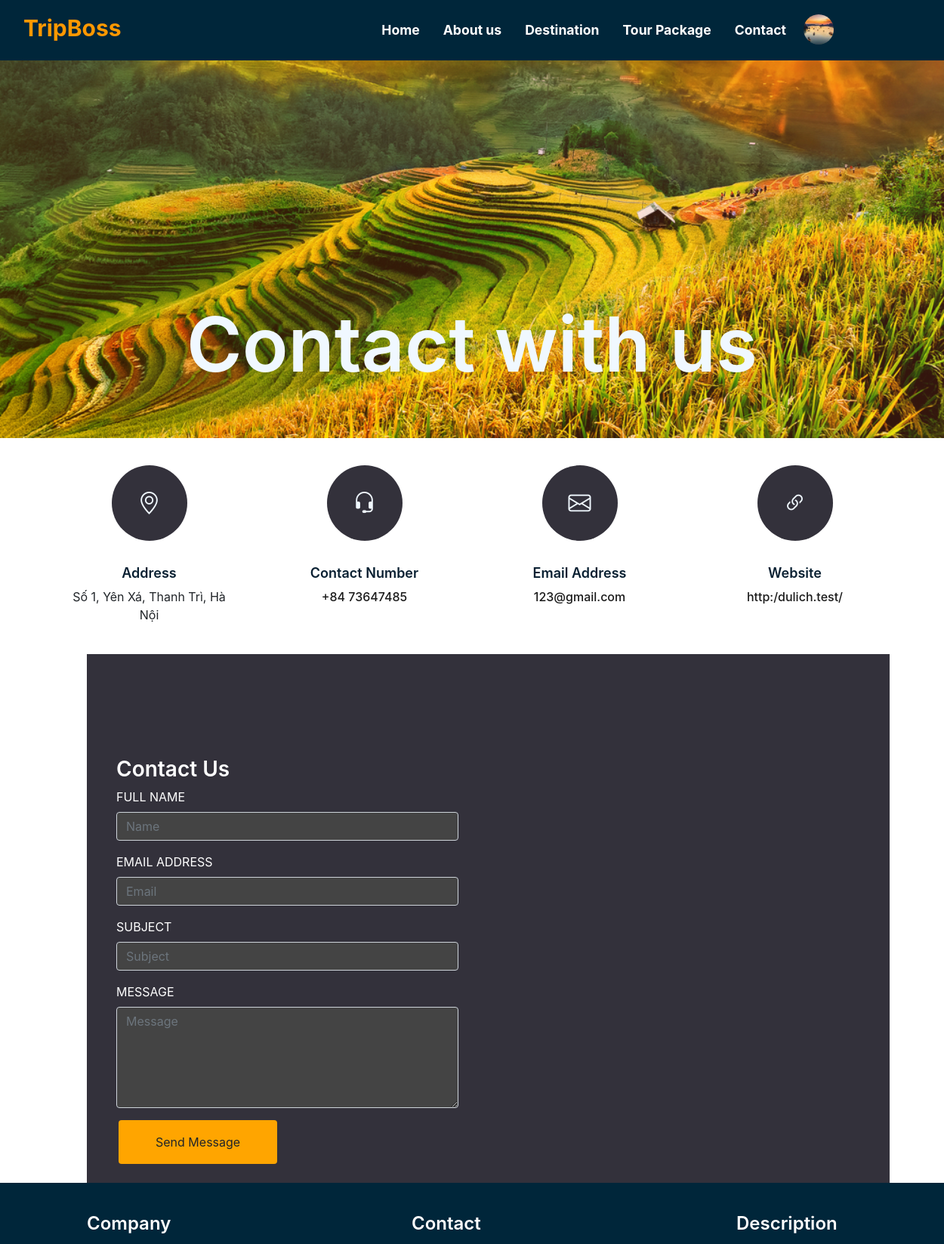
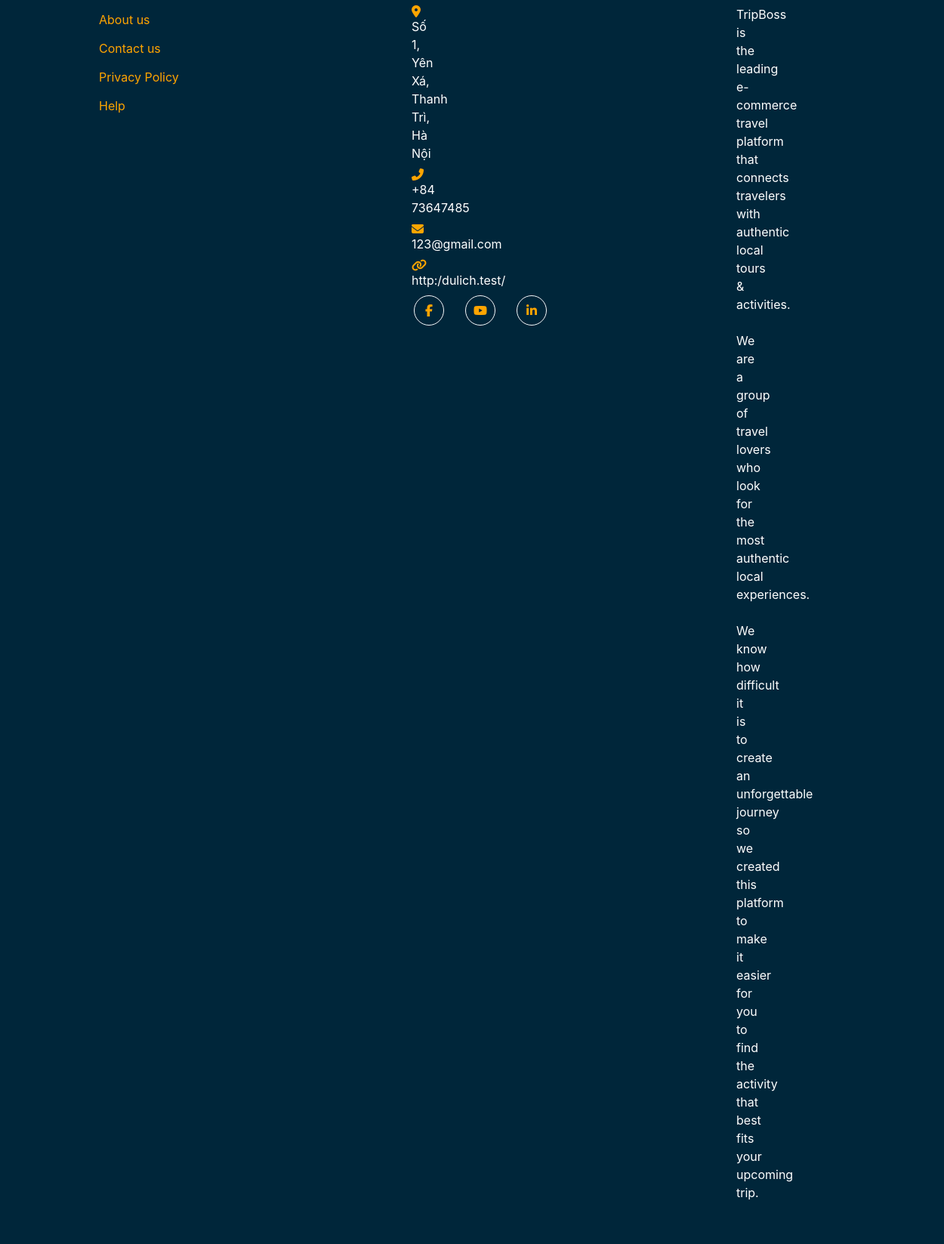
Screenshot of /pages/contact.php (signed in) with the database file from the repository (2 pictures, top to bottom).
### tables this page shows
CREATE TABLE `settings` (
  `id` int NOT NULL,
  `setting_key` varchar(255) NOT NULL,
  `setting_value` text NOT NULL
);

### admin/setting/function.php (called while the page is built, shortened)
<?php
function get_setting($con, $key)
{
    $sql = "SELECT setting_value FROM settings WHERE setting_key = ?";
    $stmt = $con->prepare($sql);
    $stmt->bind_param("s", $key);
    $stmt->execute();
    $result = $stmt->get_result();
    if ($result->num_rows > 0) {
        $row = $result->fetch_assoc();
        return $row['setting_value'];
    } else {
        $stmt->close();
        return "";
    }
}

### pages/contact.php (the view, shortened to what this page needs)
<?php
require("/laragon/www/dulich/include/nav.php");
include '/laragon/www/dulich/connection.php';
include '/laragon/www/dulich/admin/setting/function.php';
$address = get_setting($con, 'address');
$phone = get_setting($con, 'phone');
$email = get_setting($con, 'email');
$website = get_setting($con, 'website');
?>
<section class="hero-wrap hero-wrap-2 js-fullheight" style="background-image: url('/assets/img/profile/anhSAPA.jpg'); width: 100%; height: 500px; background-position: center bottom; background-size: cover;" data-stellar-background-ratio="0.5">
    <div class="overlay"></div>
    <div class="container">
        <div class="row no-gutters slider-text js-fullheight align-items-end justify-content-center">
            <div class="col-md-9 ftco-animate pb-5 text-center">
                <h1 class="mb1-3 bread">Contact with us</h1>
            </div>
        </div>
    </div>
</section>
<section class="ftco-section ftco-no-pb contact-section" style="margin-block-start: -100px;">
    <div class="container">
        <div class="row d-flex contact-info">
            <div class="col-md-3 d-flex">
                <div class="align-self-stretch box p-4 text-center">
                    <div class="icon d-flex align-items-center justify-content-center">
                        <i class="bi bi-geo-alt" style="color: aliceblue; font-size:30px"></i>
                    </div>
                    <h3 class="mb-2">Address</h3>
                    <p><?php echo htmlspecialchars($address); ?></p>
                </div>
            </div>
            <div class="col-md-3 d-flex">
                <div class="align-self-stretch box p-4 text-center">
                    <div class="icon d-flex align-items-center justify-content-center">
                        <i class="bi bi-headset" style="color: aliceblue; font-size:30px"></i>
                    </div>
                    <h3 class="mb-2">Contact Number</h3>
                    <p><a href="tel://<?php echo htmlspecialchars($phone); ?>"><?php echo htmlspecialchars($phone); ?></a></p>
                </div>
            </div>
            <div class="col-md-3 d-flex">
                <div class="align-self-stretch box p-4 text-center">
                    <div class="icon d-flex align-items-center justify-content-center">
                        <i class="bi bi-envelope" style="color: aliceblue; font-size:30px"></i>
                    </div>
                    <h3 class="mb-2">Email Address</h3>
                    <p><a href="mailto:<?php echo htmlspecialchars($email); ?>"><?php echo htmlspecialchars($email); ?></a></p>
                </div>
            </div>
            <div class="col-md-3 d-flex">
                <div class="align-self-stretch box p-4 text-center">
                    <div class="icon d-flex align-items-center justify-content-center">
                        <i class="bi bi-link-45deg" style="color: aliceblue; font-size:30px"></i>
                    </div>
                    <h3 class="mb-2">Website</h3>
                    <p><a href="<?php echo htmlspecialchars($website); ?>"><?php echo htmlspecialchars($website); ?></a></p>
                </div>
            </div>
        </div>
    </div>
</section>
<section class="ftco-section contact-section" style="background-color: #33313b; height: 700px; margin-left: 115px; width: 85%">
    <div class="container">
        <div class="row">
            <div class="col-md-6">
                <div class="contact-form p-4">
                    <h3 style="color: white;">Contact Us</h3>
                    <form action="/pages/cprocess_contact.php" method="post">
                        <div class="form-group">
                            <label for="name" style="color: white;">FULL NAME</label>
                            <input type="text" class="form-control" id="name" name="name" placeholder="Name" required style="background-color: #444; color: white;">
                        </div>
                        <div class="form-group">
                            <label for="email" style="color: white;">EMAIL ADDRESS</label>
                            <input type="email" class="form-control" id="email" name="email" placeholder="Email" required style="background-color: #444; color: white;">
                        </div>
                        <div class="form-group">
                            <label for="subject" style="color: white;">SUBJECT</label>
                            <input type="text" class="form-control" id="subject" name="subject" placeholder="Subject" required style="background-color: #444; color: white;">
                        </div>
                        <div class="form-group">
                            <label for="message" style="color: white;">MESSAGE</label>
                            <textarea class="form-control" id="message" name="message" rows="5" placeholder="Message" required style="background-color: #444; color: white;"></textarea>
                        </div>
                        <div class="form-group">
                            <button type="submit" name="btn-send" class="btn py-3 px-5" style="background-color: orange;">Send Message</button>
                        </div>
                    </form>
                </div>
            </div>
            <div class="col-md-6">
                <div id="map" style="width: 100%; height: 400px;">
                    <iframe src="https://www.google.com/maps/embed?pb=!1m18!1m12!1m3!1d3725.4885474085286!2d105.78239287343185!3d20.97304478969334!2m3!1f0!2f0!3f0!3m2!1i1024!2i768!4f13.1!3m3!1m2!1s0x3135acd4800e95b7%3A0xbe9bc2bf5cb7abca!2zMTM3IMSQxrDhu51uZyAxOS81LCBQLiBQaMO6YyBMYSwgSMOgIMSQw7RuZywgSMOgIE7hu5lpLCBWaeG7h3QgTmFt!5e0!3m2!1svi!2s!4v1723536149410!5m2!1svi!2s" width="600" height="450" style="border:0;" allowfullscreen="" loading="lazy"></iframe>
                </div>
            </div>
        </div>
    </div>
</section>
<?php require('/laragon/www/dulich/include/footer.php'); ?>

### include/footer.php (shortened to what this page needs)
<?php
require_once '/laragon/www/dulich/connection.php';
require_once '/laragon/www/dulich/admin/setting/function.php';
$newsletter = get_setting($con, 'newsletter');
$facebook_link = get_setting($con, 'facebook_link');
$youtube_link = get_setting($con, 'youtube_link');
$linkedin_link = get_setting($con, 'linkedin_link');
$about_us_text = get_setting($con, 'about_us_text');
$contact_us_text = get_setting($con, 'contact_us_text');
$privacy_policy_text = get_setting($con, 'privacy_policy_text');
$help_text = get_setting($con, 'help_text');
$address = get_setting($con, 'address');
$phone = get_setting($con, 'phone');
$email = get_setting($con, 'email');
$website = get_setting($con, 'website');
?>
<head>
</head>
<body>
    <div class="container-fluid footer">
        <div class="footer-column">
            <h4 class="text-white">Company</h4>
            <a href="" class="btn btn-link" style="color: orange;" name="about_us_link"><?php echo htmlspecialchars($about_us_text); ?></a><br>
            <a href="" class="btn btn-link" style="color: orange;" name="contact_us_link"><?php echo htmlspecialchars($contact_us_text); ?></a><br>
            <a href="" class="btn btn-link" style="color: orange;" name="privacy_policy_link"><?php echo htmlspecialchars($privacy_policy_text); ?></a><br>
            <a href="" class="btn btn-link" style="color: orange;" name="help_link"><?php echo htmlspecialchars($help_text); ?></a>
        </div>
        <div class="footer-column">
            <h4 class="text-white">Contact</h4>
            <p class="mb-2" style="margin-right: 285px; "><i class="fa fa-map-marker-alt me-3" style="color: orange;"></i><?php echo nl2br(htmlspecialchars($address)); ?></p>
            <p class="mb-2" style="margin-right: 280px; "><i class="fa fa-phone-alt me-3" style="color: orange;"></i><?php echo nl2br(htmlspecialchars($phone)); ?></p>
            <p class="mb-2" style="margin-right: 268px;" ><i class="fa fa-envelope me-3" style="color: orange;"></i><?php echo nl2br(htmlspecialchars($email)); ?></p>
            <p class="mb-2" style="margin-right: 268px;"><i class="fa fa-link me-3" style="color: orange;"></i><?php echo nl2br(htmlspecialchars($website)); ?></p>
            <div class="social-icons">
                <a href="<?php echo htmlspecialchars($facebook_link); ?>" class="btn btn-outline-light btn-social">
                    <i class="fab fa-facebook-f"></i>
                </a>
                <a href="<?php echo htmlspecialchars($youtube_link); ?>" class="btn btn-outline-light btn-social">
                    <i class="fab fa-youtube"></i>
                </a>
                <a href="<?php echo htmlspecialchars($linkedin_link); ?>" class="btn btn-outline-light btn-social">
                    <i class="fab fa-linkedin-in"></i>
                </a>
            </div>
        </div>
        <div class="footer-column">
            <h4 class="text-white">Description</h4>
            <p style="margin-right: 315px;"><?php echo nl2br(htmlspecialchars($newsletter)); ?></p>
        </div>
    </div>
</body>
</html>

### assets/css/style.css (style rules this page uses)
body { font-family: Cambria, Cochin, Georgia, Times, 'Times New Roman', serif; line-height: 1.7; color: #516171; }
h1, h2, h3, h4, h5, h6 { font-weight: 600 !important; color: #092032; }
a { color: #092032; text-decoration: none; transition: all 0.4s ease; font-weight: 500; }
body { font-family: 'Arial', sans-serif; margin: 0; padding: 0; }
body { padding-top: 70px; }
.btn { padding: 4px 7px; font-weight: 500; margin-left: 3px; }
.row { --bs-gutter-x: 1.5rem; --bs-gutter-y: 0; display: flex; flex-wrap: wrap; margin-top: calc(-1* var(--bs-gutter-y)); margin-right: calc(-.5* var(--bs-gutter-x)); margin-left: calc(-.5* var(--bs-gutter-x)); }
.ftco-section { padding: 7em 0; position: relative; width: 100%; }
.container { width: 100%; padding-right: 15px; padding-left: 15px; margin-right: auto; margin-left: auto; }
.d-flex { display: -webkit-box !important; display: -ms-flexbox !important; display: flex !important; }
html, body { position: relative; height: 100%; }
body { background: #eee; font-family: Helvetica Neue, Helvetica, Arial, sans-serif; font-size: 14px; color: #000; margin: 0; padding: 0; }
.hero-wrap { width: 100%; height: 100%; position: inherit; background-size: cover; background-repeat: no-repeat; background-position: top center; }
.hero-wrap .overlay { position: absolute; top: 0; left: 0; right: 0; bottom: 0; content: ''; opacity: .4; background: #000000; background: #ff9800; background: -moz-linear-gradient(45deg, #ff9800 0%, #ff5959 100%); background: -webkit-gradient(left bottom, right top, color-stop(0%, #ff9800), color-stop(100%, #ff5959)); background: -webkit-linear-gradient(45deg, #ff9800 0%, #ff5959 100%); background: -o-linear-gradient(45deg, #ff9800 0%, #ff5959 100%); background: -ms-linear-gradient(45deg, #ff9800 0%, #ff5959 100%); background: linear-gradient(45deg, #ff9800 0%, #ff5959 100%); filter: progid:DXImageTransform.Microsoft.gradient(startColorstr='#2f88fc', endColorstr='#ff5959', GradientType=1); }
.hero-wrap.hero-wrap-2 .overlay { width: 100%; opacity: .2; }
.mb1-3 { margin-bottom: 1rem !important; font-size: 100px; color: aliceblue; margin-block-start: 120px; }
.ftco-no-pb { padding-bottom: 0 !important; }
.contact-section .contact-info p a { color: #1a1a1a; }
.contact-section .box { width: 100%; display: block; }
.contact-section .box .icon { width: 100px; height: 100px; background: #33313b; margin: 0 auto; margin-bottom: 2em; -webkit-border-radius: 50%; -moz-border-radius: 50%; -ms-border-radius: 50%; border-radius: 50%; }
.contact-section .box h3 { font-size: 18px; font-weight: 400; }
.contact-section .contact-form { width: 100%; }
.align-self-stretch { -ms-flex-item-align: stretch !important; -ms-grid-row-align: stretch !important; align-self: stretch !important; }
.align-items-center { -webkit-box-align: center !important; -ms-flex-align: center !important; align-items: center !important; }
.justify-content-center { -webkit-box-pack: center !important; -ms-flex-pack: center !important; justify-content: center !important; }
.form-group { margin-bottom: 1rem; }
.form-control { display: block; width: 100%; height: calc(2.25rem + 2px); padding: 0.375rem 0.75rem; font-size: 1rem; font-weight: 400; line-height: 1.5; color: #495057; background-color: #fff; background-clip: padding-box; border: 1px solid #ced4da; border-radius: 0.25rem; -webkit-transition: border-color 0.15s ease-in-out, -webkit-box-shadow 0.15s ease-in-out; transition: border-color 0.15s ease-in-out, -webkit-box-shadow 0.15s ease-in-out; -o-transition: border-color 0.15s ease-in-out, box-shadow 0.15s ease-in-out; transition: border-color 0.15s ease-in-out, box-shadow 0.15s ease-in-out; transition: border-color 0.15s ease-in-out, box-shadow 0.15s ease-in-out, -webkit-box-shadow 0.15s ease-in-out; }
.form-control::placeholder { color: #6c757d; opacity: 1; }
#map { width: 100%; }

### assets/css/des.css (style rules this page uses)
body { font-family: Arial, sans-serif; }

### assets/css/wishlist.css (style rules this page uses)
p { text-align: center; }
h3 { margin-top: 25px; }

### assets/css/tour_detail.css (style rules this page uses)
.hero-wrap { background-size: cover; background-position: center bottom; width: 100%; height: 500px; position: relative; }
.overlay { position: absolute; top: 0; left: 0; width: 100%; height: 100%; background: rgba(0, 0, 0, 0.5); }
.container { position: relative; z-index: 1; }
.hero-wrap .slider-text { height: 100%; display: flex; align-items: center; justify-content: center; }

### rows the page displays
settings: setting_value "Số 1, Yên Xá, Thanh Trì, Hà Nội"
settings: setting_value "+84 73647485"
settings: setting_value "123@gmail.com"
settings: setting_value "http:/dulich.test/"
settings: setting_value "About us"
settings: setting_value "Contact us"
settings: setting_value "Privacy Policy"
settings: setting_value "Help"
settings: setting_value "TripBoss is the leading e-commerce travel platform that connects travelers with authentic local tours & activities. We are a group of travel lovers who look for the most authentic local experiences. We know how difficult it is to create an unforgettable journey so we created this platform to make it easier for you to find the activity that best fits your upcoming trip."
